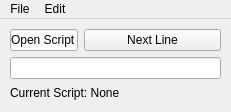
<?xml version="1.0" encoding="UTF-8"?>
<ui version="4.0">
 <class>MainWindow</class>
 <widget class="QMainWindow" name="MainWindow">
  <property name="geometry">
   <rect>
    <x>0</x>
    <y>0</y>
    <width>231</width>
    <height>112</height>
   </rect>
  </property>
  <property name="sizePolicy">
   <sizepolicy hsizetype="Preferred" vsizetype="Preferred">
    <horstretch>0</horstretch>
    <verstretch>0</verstretch>
   </sizepolicy>
  </property>
  <property name="windowTitle">
   <string>Script Navigator</string>
  </property>
  <widget class="QWidget" name="centralWidget">
   <widget class="QWidget" name="verticalLayoutWidget">
    <property name="geometry">
     <rect>
      <x>0</x>
      <y>0</y>
      <width>231</width>
      <height>91</height>
     </rect>
    </property>
    <layout class="QVBoxLayout" name="mainLayout">
     <property name="sizeConstraint">
      <enum>QLayout::SetDefaultConstraint</enum>
     </property>
     <property name="leftMargin">
      <number>10</number>
     </property>
     <property name="topMargin">
      <number>10</number>
     </property>
     <property name="rightMargin">
      <number>10</number>
     </property>
     <property name="bottomMargin">
      <number>10</number>
     </property>
     <item>
      <layout class="QHBoxLayout" name="currentLine">
       <item>
        <widget class="QLineEdit" name="lineNumber">
         <property name="sizePolicy">
          <sizepolicy hsizetype="Expanding" vsizetype="Fixed">
           <horstretch>1</horstretch>
           <verstretch>0</verstretch>
          </sizepolicy>
         </property>
         <property name="text">
          <string>Open Script</string>
         </property>
        </widget>
       </item>
       <item>
        <widget class="QPushButton" name="nextButton">
         <property name="sizePolicy">
          <sizepolicy hsizetype="Minimum" vsizetype="Fixed">
           <horstretch>2</horstretch>
           <verstretch>0</verstretch>
          </sizepolicy>
         </property>
         <property name="text">
          <string>Next Line</string>
         </property>
        </widget>
       </item>
      </layout>
     </item>
     <item>
      <widget class="QLineEdit" name="currentText">
       <property name="locale">
        <locale language="Japanese" country="Japan"/>
       </property>
      </widget>
     </item>
     <item>
      <widget class="QLabel" name="currentScript">
       <property name="locale">
        <locale language="Japanese" country="Japan"/>
       </property>
       <property name="text">
        <string>Current Script: None</string>
       </property>
      </widget>
     </item>
    </layout>
   </widget>
  </widget>
  <widget class="QMenuBar" name="menuBar">
   <property name="geometry">
    <rect>
     <x>0</x>
     <y>0</y>
     <width>231</width>
     <height>21</height>
    </rect>
   </property>
   <widget class="QMenu" name="menuFile">
    <property name="title">
     <string>File</string>
    </property>
    <addaction name="actionOpen"/>
    <addaction name="separator"/>
    <addaction name="actionSave"/>
    <addaction name="actionLoad"/>
   </widget>
   <widget class="QMenu" name="menuEdit">
    <property name="title">
     <string>Edit</string>
    </property>
    <addaction name="actionOptions"/>
   </widget>
   <addaction name="menuFile"/>
   <addaction name="menuEdit"/>
  </widget>
  <action name="actionOpen">
   <property name="text">
    <string>Open</string>
   </property>
  </action>
  <action name="actionSave">
   <property name="text">
    <string>Save</string>
   </property>
  </action>
  <action name="actionOptions">
   <property name="text">
    <string>Options...</string>
   </property>
  </action>
  <action name="actionLoad">
   <property name="text">
    <string>Load</string>
   </property>
  </action>
 </widget>
 <layoutdefault spacing="6" margin="11"/>
 <resources/>
 <connections/>
</ui>
